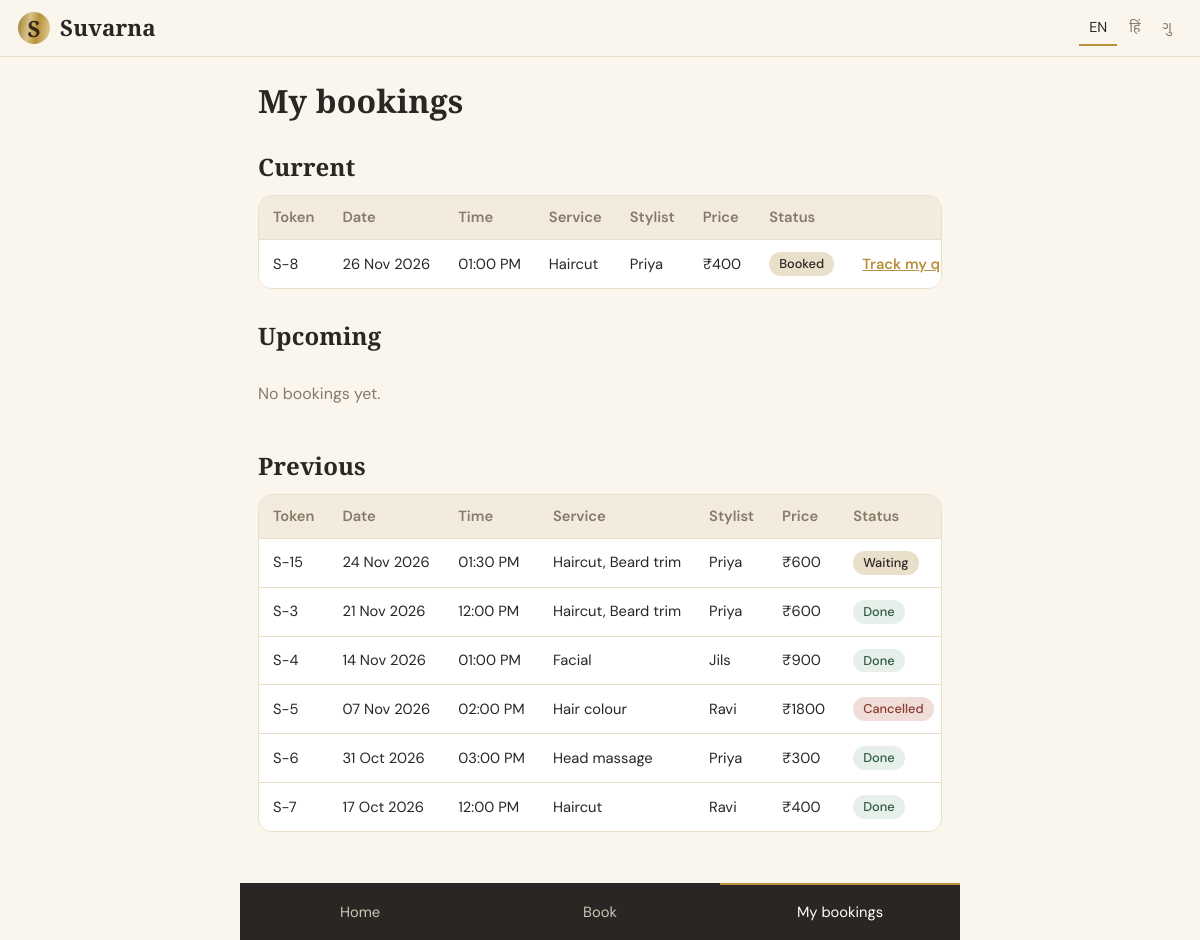
/my_bookings/, run on the app's committed database.
### salon/models.py (models this page shows, shortened)
class Booking(models.Model):
    STATUS = [("booked", "Booked"), ("waiting", "Waiting"), ("called", "Called"),
              ("serving", "Serving"), ("done", "Done"), ("cancelled", "Cancelled")]
    client_name = models.CharField(max_length=80); phone = models.CharField(max_length=15)
    services = models.ManyToManyField(Service)
    stylist = models.ForeignKey(Stylist, null=True, blank=True, on_delete=models.SET_NULL)
    date = models.DateField(); time = models.TimeField()
    status = models.CharField(max_length=10, choices=STATUS, default="booked")
    is_walkin = models.BooleanField(default=False)
    age = models.PositiveSmallIntegerField(null=True, blank=True)
    gender = models.CharField(max_length=1, blank=True)
    started_at = models.DateTimeField(null=True, blank=True)
    done_at = models.DateTimeField(null=True, blank=True)
    cancelled_at = models.DateTimeField(null=True, blank=True)
    token_no = models.PositiveIntegerField(default=1)
    created = models.DateTimeField(auto_now_add=True)
    class Meta: ordering = ["date", "time", "id"]
    @property
    def token(self): return f"S-{self.token_no}"
    @property
    def is_active(self): return self.status in ("booked", "waiting", "called", "serving")
    @property
    def total_price(self): return self.services.aggregate(p=Sum("price"))["p"] or 0

class Service(models.Model):
    name_en = models.CharField(max_length=80); name_hi = models.CharField(max_length=80); name_gu = models.CharField(max_length=80)
    desc_en = models.CharField(max_length=200); desc_hi = models.CharField(max_length=200); desc_gu = models.CharField(max_length=200)
    minutes = models.PositiveIntegerField(); price = models.PositiveIntegerField()
    glyph = models.CharField(max_length=4, default="✂")

class Stylist(models.Model):
    STATUS = [("available", "Available"), ("busy", "Busy"), ("break", "On break")]
    name = models.CharField(max_length=60)
    status = models.CharField(max_length=10, choices=STATUS, default="available")

### salon/views.py (the view)
# urls.py: path("my_bookings/", v.my_bookings, name="my_bookings"),
def my_bookings(request):
    n = now(); rows = list(mine(request))
    cur = [b for b in rows if b.date == n.date() and b.is_active]
    up = [b for b in rows if b.date > n.date() and b.status == "booked"]
    prev = [b for b in rows if b not in cur and b not in up]
    return render(request, "salon/my_bookings.html", {"cur": cur, "up": up, "prev": prev})

### salon/templatetags/loc.py (called while the page is built)
@register.filter
def loc(obj, field):
    g = lambda l: getattr(obj, f"{field}_{l}")
    return format_html('<span data-en="{}" data-hi="{}" data-gu="{}">{}</span>', g("en"), g("hi"), g("gu"), g("en"))

### salon/views.py (called while the page is built)
def now(): return timezone.localtime()

def phone_of(r): return r.session.get("phone", DEMO_PHONE)

def mine(r):
    return (Booking.objects.filter(phone=phone_of(r)).select_related("stylist")
            .prefetch_related("services").order_by("-date", "-time"))

### salon/templates/salon/my_bookings.html
{% extends "salon/base.html" %}
{% block content %}
<h1 class="serif" data-t="nav_my"></h1>
<section><h2 class="serif" data-t="current"></h2>{% include "salon/_table.html" with rows=cur full=True %}</section>
<section><h2 class="serif" data-t="upcoming"></h2>{% include "salon/_table.html" with rows=up full=True %}</section>
<section><h2 class="serif" data-t="previous"></h2>{% include "salon/_table.html" with rows=prev full=True %}</section>
{% endblock %}

### salon/templates/salon/_table.html
{% load loc %}{% if rows %}<div class="tw"><table class="tbl"><thead><tr>
{% if full %}<th data-t="token"></th>{% endif %}<th data-t="date"></th><th data-t="time"></th><th data-t="service"></th><th data-t="stylist"></th><th data-t="price"></th>{% if full %}<th data-t="status"></th><th></th>{% endif %}</tr></thead><tbody>
{% for b in rows %}<tr>{% if full %}<td>{{ b.token }}</td>{% endif %}<td>{{ b.date|date:"d M Y" }}</td><td>{{ b.time|time:"h:i A" }}</td>
<td>{% for s in b.services.all %}{{ s|loc:"name" }}{% if not forloop.last %}, {% endif %}{% endfor %}</td>
<td>{{ b.stylist.name|default:"—" }}</td><td>₹{{ b.total_price }}</td>
{% if full %}<td><span class="pill {{ b.status }}" data-t="st_{{ b.status }}"></span></td>
<td>{% if b.is_active %}<a class="lnk" href="{% url 'status' b.pk %}" data-t="track"></a>{% endif %}</td>{% endif %}</tr>{% endfor %}
</tbody></table></div>{% else %}<p class="empty" data-t="none_yet"></p>{% endif %}

### salon/static/salon/style.css (style rules this page uses)
:root { --ivory:#FAF6EE;--sand:#EADFCB;--sand2:#F3EBDD;--taupe:#8A7968;--ink:#2A2623;--esp:#3A271C;--gold:#B8923A;--sage:#E6EFEA; --brushed:linear-gradient(100deg,#9C7A2E,#D9C28A 35%,#B8923A 60%,#E4D3A0); --serif:'Cormorant Garamond','Playfair Display',Georgia,serif;--sans:'DM Sans','Noto Sans Devanagari','Noto Sans Gujarati',system-ui,sans-serif }
* { box-sizing:border-box }
body { margin:0;background:var(--ivory);color:var(--ink);font:16px/1.55 var(--sans);padding-bottom:84px }
.serif,h1,h2,h3 { font-family:var(--serif);font-weight:600;letter-spacing:.005em }
h1 { font-size:2rem;margin:18px 0 12px;line-height:1.15 }
h2 { font-size:1.5rem;margin:28px 0 10px }
.tw { overflow-x:auto;border:1px solid var(--sand);border-radius:14px;background:#fff }
.tbl { width:100%;border-collapse:collapse;font-size:.92rem;white-space:nowrap }
.tbl th { text-align:left;font-weight:600;color:var(--taupe);padding:10px 14px;background:var(--sand2) }
.tbl td { padding:12px 14px;border-top:1px solid var(--sand) }
.lnk { color:var(--gold);font-weight:600 }
.empty { color:var(--taupe);padding:12px 0 }
.pill { display:inline-block;padding:2px 10px;border-radius:99px;font-size:.8rem;font-weight:500;background:var(--sand);color:var(--ink) }
.pill.done,.pill.available { background:var(--sage);color:#2F5B45 }
.pill.cancelled { background:#F1DDD8;color:#8A3B2E }

### data on the page
Booking: token "S-8", date "26 Nov 2026", time "01:00 PM", stylist.name "Priya", total_price "400", status "Track my…"
Booking: token "S-15", date "24 Nov 2026", time "01:30 PM", stylist.name "Priya", total_price "600"
Booking: token "S-3", date "21 Nov 2026", time "12:00 PM", stylist.name "Priya", total_price "600"
Booking: token "S-4", date "14 Nov 2026", time "01:00 PM", stylist.name "Jils", total_price "900"
Booking: token "S-5", date "07 Nov 2026", time "02:00 PM", stylist.name "Ravi", total_price "1800"
Booking: token "S-6", date "31 Oct 2026", time "03:00 PM", stylist.name "Priya", total_price "300"
Booking: token "S-7", date "17 Oct 2026", time "12:00 PM", stylist.name "Ravi", total_price "400"
